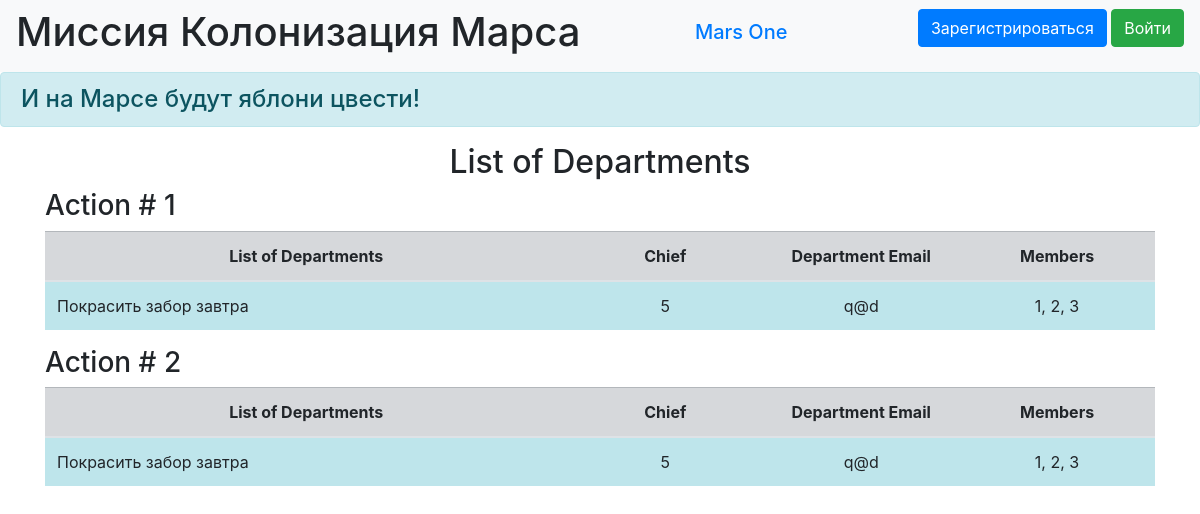
The page /depart on the database its author committed.
### data/department.py (models this page shows)
class Depart(SqlAlchemyBase):
    __tablename__ = 'departments'
    id = sqlalchemy.Column(sqlalchemy.Integer,
                           primary_key=True, autoincrement=True)
    team_leader = sqlalchemy.Column(sqlalchemy.Integer,
                                    sqlalchemy.ForeignKey("users.id"))
    title = sqlalchemy.Column(sqlalchemy.String, nullable=True)
    chief = sqlalchemy.Column(sqlalchemy.String, nullable=True)
    members = sqlalchemy.Column(sqlalchemy.String, nullable=True)
    email = sqlalchemy.Column(sqlalchemy.String, default=True)
    start_date = sqlalchemy.Column(sqlalchemy.DateTime,
                                   default=datetime.datetime.now)
    end_date = sqlalchemy.Column(sqlalchemy.DateTime,
                                 default=datetime.datetime.now)
    user = orm.relationship('User')

### main.py (the view)
@app.route('/depart')
def depart():
    db_sess = db_session.create_session()
    jobs = db_sess.query(Depart).all()
    return render_template('deportaments.html', jobs=jobs)

### data/db_session.py (called while the page is built)
def create_session() -> Session:
    global __factory
    return __factory()

### templates/deportaments.html (shortened to what this page needs)
{% extends "base.html" %}
{% block content %}
<h2>List of Departments</h2>
{% for item in jobs %}
<h3>Action # {{item.id}}</h3>
<table class="table">
  <thead>
    <tr class="table-secondary cell-1">
      <th scope="col" width="40%">List of Departments</th>
      <th scope="col" width="15%">Chief</th>
      <th scope="col" width="15%">Department Email</th>
      <th scope="col" width="15%">Members</th>
    </tr>
  </thead>
  <tbody>
    <tr>
      <td scope="row" class="table-info">{{item.title}}</td>
      <td class="table-info" align="center">{{item.chief}}</td>
      <td class="table-info" align="center">{{item.email}}</td>
      <td class="table-info" align="center">{{item.members}}</td>
    </tr>
</table>
{% endfor %}
{% endblock %}

### static/css/style.css (style rules this page uses)
th, center-text { text-align: center; vertical-align: middle; }
h2 { text-align: center; }
.cell-1 { vertical-align: middle; }

### rows shown on the page
Depart: id "1", title "Покрасить забор завтра", chief "5", email "q@d", members "1, 2, 3"
Depart: id "2", title "Покрасить забор завтра", chief "5", email "q@d", members "1, 2, 3"
